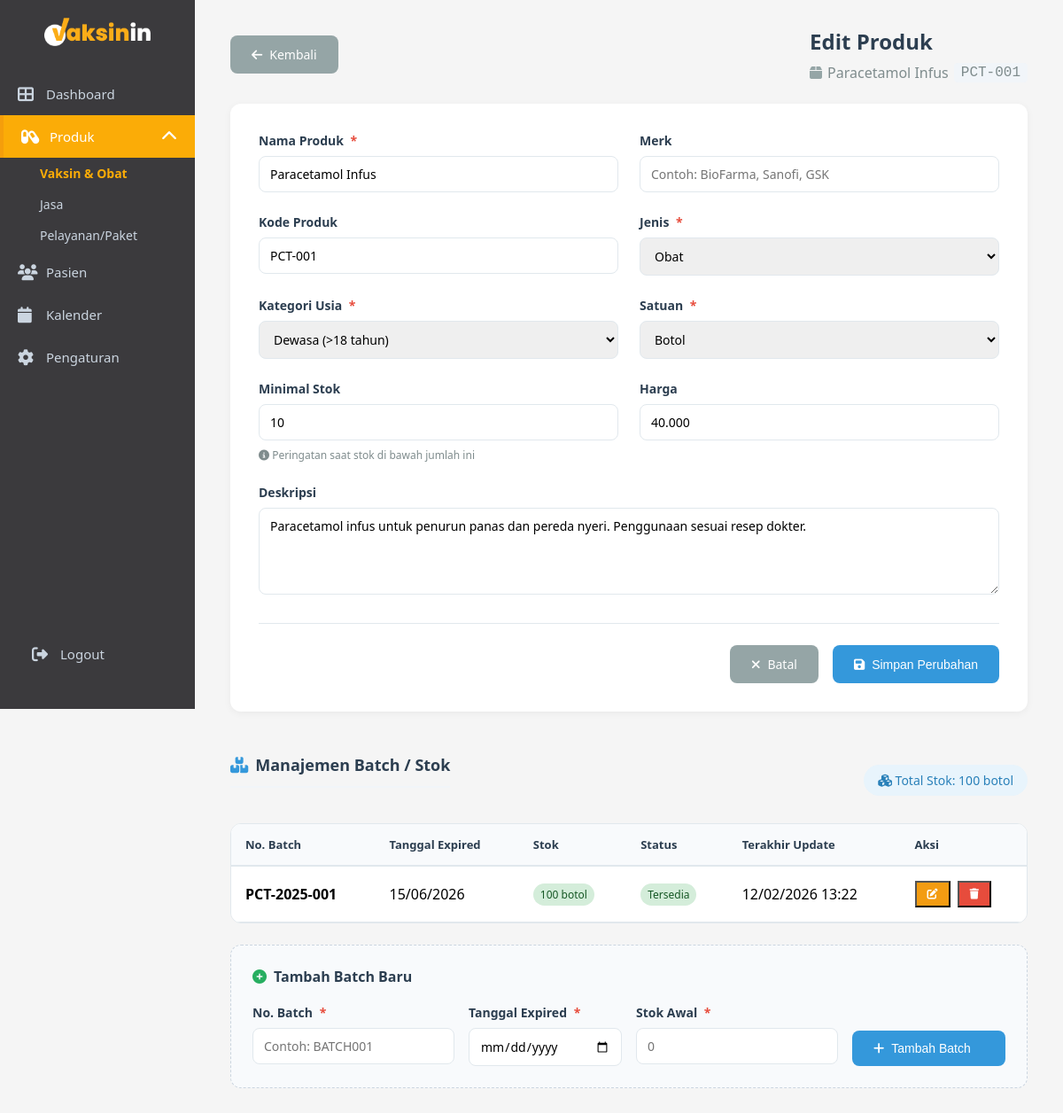
Before: /admin/edit_product.php?id=3 with the older database file.
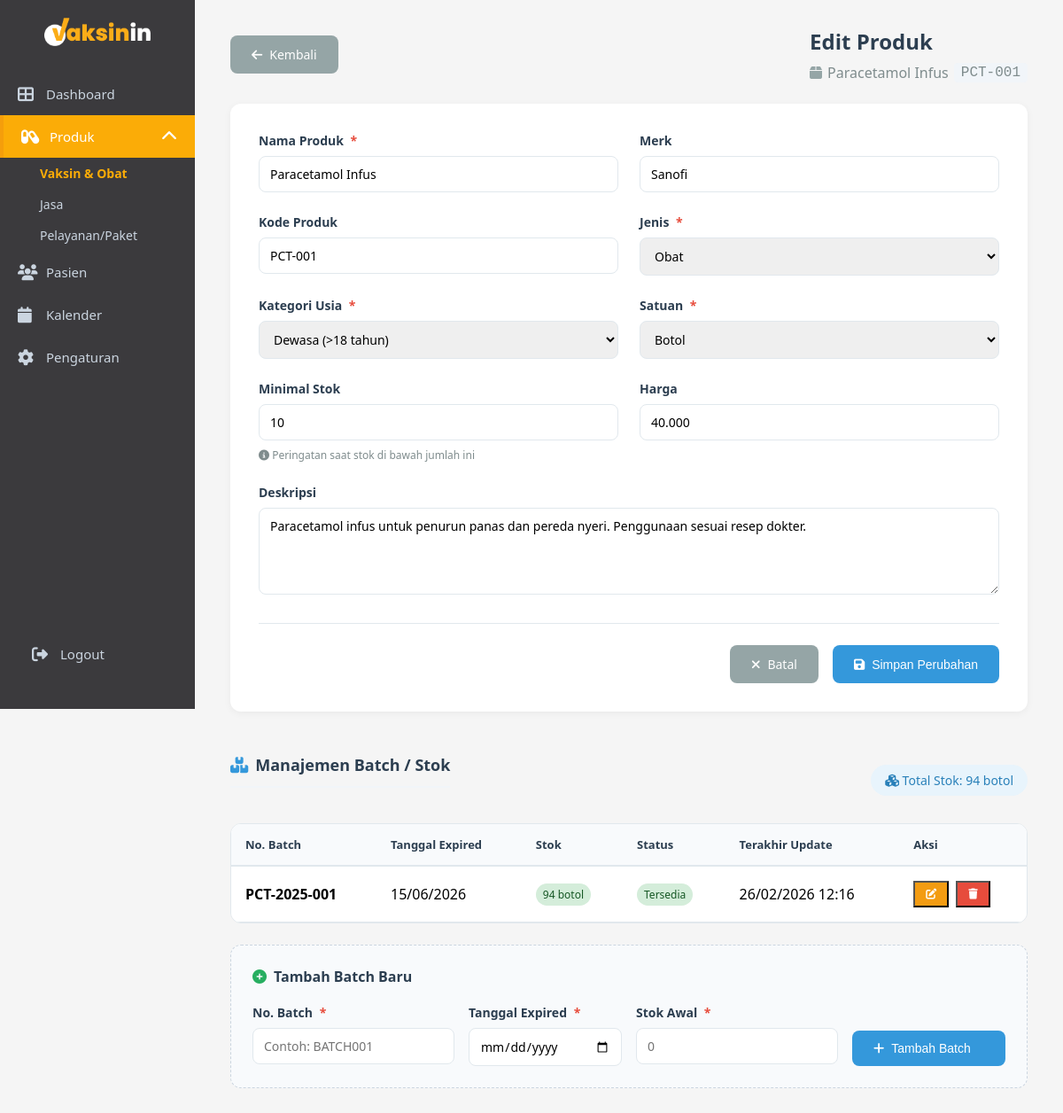
After: the same page with the newer database file.
### tables this page shows
CREATE TABLE `product_stock` (
  `id` int NOT NULL,
  `product_id` int NOT NULL,
  `batch_number` varchar(100) NOT NULL,
  `expired_date` date NOT NULL,
  `stock` int DEFAULT '0',
  `created_at` timestamp NULL DEFAULT CURRENT_TIMESTAMP,
  `updated_at` timestamp NULL DEFAULT CURRENT_TIMESTAMP ON UPDATE CURRENT_TIMESTAMP
);

CREATE TABLE `products` (
  `id` int NOT NULL,
  `kode_produk` varchar(50) DEFAULT NULL,
  `nama_produk` varchar(255) NOT NULL,
  `merk` varchar(100) DEFAULT NULL,
  `kategori` varchar(100) DEFAULT NULL,
  `jenis` varchar(50) DEFAULT NULL,
  `deskripsi` text,
  `satuan` varchar(20) DEFAULT 'dosis',
  `harga` int DEFAULT '0',
  `minimal_stok` int DEFAULT '10',
  `created_at` timestamp NULL DEFAULT CURRENT_TIMESTAMP,
  `updated_at` timestamp NULL DEFAULT CURRENT_TIMESTAMP ON UPDATE CURRENT_TIMESTAMP
);

### admin/edit_product.php (the view, shortened to what the changed rows need)
<?php
include "../config.php";
$product_id = $_GET['id'];
$sql = "SELECT * FROM products WHERE id = ?";
$stmt = $conn->prepare($sql);
$stmt->bind_param('i', $product_id);
$stmt->execute();
$product = $stmt->get_result()->fetch_assoc();
$sql_batch = "SELECT * FROM product_stock WHERE product_id = ? ORDER BY expired_date ASC";
$stmt_batch = $conn->prepare($sql_batch);
$stmt_batch->bind_param('i', $product_id);
$stmt_batch->execute();
$batches = $stmt_batch->get_result();
?>
<!DOCTYPE html>
<html lang="id">
<head>
    <link rel="stylesheet" href="css/admin.css">
    <link rel="stylesheet" href="css/sidebar-toggle.css">
    <link rel="stylesheet" href="css/product-form.css">
    <link rel="stylesheet" href="https://cdnjs.cloudflare.com/ajax/libs/font-awesome/6.4.0/css/all.min.css">
</head>
<body>
    <div class="main-content">
        <div class="product-container">
            <div class="product-header-wrapper">
                <div class="product-title-section">
                    <h1>Edit Produk</h1>
                    <p class="product-subtitle">
                        <i class="fas fa-box"></i>
                        <?= htmlspecialchars($product['nama_produk']) ?>
                        <?php if (!empty($product['kode_produk'])): ?>
                            <span class="product-code"><?= htmlspecialchars($product['kode_produk']) ?></span>
                        <?php endif; ?>
                    </p>
                </div>
            </div>
            <div class="product-form">
                <form method="POST" action="">
                    <div class="form-grid">
                        <div class="form-group">
                            <label>
                                Nama Produk
                                <span class="required">*</span>
                            </label>
                            <input type="text"
                                   name="nama_produk"
                                   required
                                   value="<?= htmlspecialchars($product['nama_produk']) ?>"
                                   placeholder="Contoh: Vaksin COVID-19">
                        </div>
                        <div class="form-group">
                            <label>Merk</label>
                            <input type="text"
                                name="merk"
                                value="<?= htmlspecialchars($product['merk'] ?? '') ?>"
                                placeholder="Contoh: BioFarma, Sanofi, GSK">
                        </div>
                        <div class="form-group">
                            <label>Kode Produk</label>
                            <input type="text"
                                   name="kode_produk"
                                   value="<?= htmlspecialchars($product['kode_produk'] ?? '') ?>"
                                   placeholder="Contoh: VXN-001">
                        </div>
                        <div class="form-group">
                            <label>
                                Jenis
                                <span class="required">*</span>
                            </label>
                            <select name="jenis" required>
                                <option value="Obat" <?= $product['jenis'] == 'Obat' ? 'selected' : '' ?>>Obat</option>
                            </select>
                        </div>
                        <div class="form-group">
                            <label>
                                Kategori Usia
                                <span class="required">*</span>
                            </label>
                            <select name="kategori" required>
                                <option value="Dewasa" <?= ($product['kategori'] ?? '') == 'Dewasa' ? 'selected' : '' ?>>Dewasa (>18 tahun)</option>
                            </select>
                        </div>
                        <div class="form-group">
                            <label>
                                Satuan
                                <span class="required">*</span>
                            </label>
                            <select name="satuan" required>
                                <option value="botol" <?= ($product['satuan'] ?? '') == 'botol' ? 'selected' : '' ?>>Botol</option>
                            </select>
                        </div>
                        <div class="form-group">
                            <label>Minimal Stok</label>
                            <input type="number"
                                   name="minimal_stok"
                                   min="0"
                                   value="<?= htmlspecialchars($product['minimal_stok'] ?? 10) ?>"
                                   placeholder="Contoh: 10">
                            <small style="color: #7f8c8d; font-size: 12px;">
                                <i class="fas fa-info-circle"></i> Peringatan saat stok di bawah jumlah ini
                            </small>
                        </div>
                        <div class="form-group">
                            <label>Harga</label>
                            <input type="text"
                                   name="harga"
                                   id="harga"
                                   value="<?= number_format($product['harga'] ?? 0, 0, ',', '.') ?>"
                                   placeholder="Rp 0"
                                   onkeyup="formatRupiah(this)">
                        </div>
                        <div class="form-group full-width">
                            <label>Deskripsi</label>
                            <textarea name="deskripsi"
                                      rows="4"
                                      placeholder="Deskripsi produk..."><?= htmlspecialchars($product['deskripsi'] ?? '') ?></textarea>
                        </div>
                    </div>
                </form>
            </div>
            <div class="batch-management">
                <div class="batch-header">
                    <h2 class="section-title">
                        <i class="fas fa-boxes"></i> Manajemen Batch / Stok
                    </h2>
                    <span class="badge" style="background: #e8f4fc; color: #2980b9; padding: 8px 16px; border-radius: 20px; font-size: 14px;">
                        <i class="fas fa-cubes"></i> Total Stok:
                        <?php
                            $total_stock = 0;
                            $batches->data_seek(0);
                            while ($batch = $batches->fetch_assoc()) $total_stock += $batch['stock'];
                            $batches->data_seek(0);
                            echo $total_stock . ' ' . htmlspecialchars($product['satuan'] ?? 'unit');
                        ?>
                    </span>
                </div>
                <?php if ($batches && $batches->num_rows > 0): ?>
                    <div class="batch-table-container">
                        <table class="batch-table">
                            <thead>
                                <tr>
                                    <th>No. Batch</th>
                                    <th>Tanggal Expired</th>
                                    <th>Stok</th>
                                    <th>Status</th>
                                    <th>Terakhir Update</th>
                                    <th>Aksi</th>
                                </tr>
                            </thead>
                            <tbody>
                                <?php
                                $batches->data_seek(0);
                                while ($batch = $batches->fetch_assoc()):
                                    ?>
                                    <tr>
                                        <td>
                                            <strong><?= htmlspecialchars($batch['batch_number']) ?></strong>
                                        </td>
                                        <td>
                                            <?= date('d/m/Y', strtotime($batch['expired_date'])) ?>
                                        </td>
                                        <td>
                                            <span class="stock-badge <?= $batch['stock'] > 0 ? 'stock-available' : 'stock-empty' ?>">
                                                <?= $batch['stock'] ?> <?= htmlspecialchars($product['satuan'] ?? 'unit') ?>
                                            </span>
                                        </td>
                                        <td>
                                            <?php if ($batch['stock'] == 0): ?>
                                                <span class="status-badge status-empty">Habis</span>
                                            <?php elseif ($batch['stock'] <= ($product['minimal_stok'] ?? 10)): ?>
                                                <span class="status-badge status-low">Menipis</span>
                                            <?php else: ?>
                                                <span class="status-badge status-available">Tersedia</span>
                                            <?php endif; ?>
                                        </td>
                                        <td>
                                            <?= $batch['updated_at'] ? date('d/m/Y H:i', strtotime($batch['updated_at'])) : date('d/m/Y H:i', strtotime($batch['created_at'])) ?>
                                        </td>
                                        <td>
                                            <div class="batch-actions">
                                                <button class="btn-small btn-edit-batch"
                                                        onclick="editBatch(<?= $batch['id'] ?>,
                                                                         '<?= htmlspecialchars($batch['batch_number']) ?>',
                                                                         '<?= $batch['expired_date'] ?>',
                                                                         <?= $batch['stock'] ?>)">
                                                    <i class="fas fa-edit"></i>
                                                </button>
                                                <form method="POST" style="display: inline;"
                                                      onsubmit="return confirm('Hapus batch <?= htmlspecialchars($batch['batch_number']) ?>?\nData yang dihapus tidak dapat dikembalikan.')">
                                                    <button type="submit" class="btn-small btn-delete-batch">
                                                        <i class="fas fa-trash"></i>
                                                    </button>
                                                </form>
                                            </div>
                                        </td>
                                    </tr>
                                <?php endwhile; ?>
                            </tbody>
                        </table>
                    </div>
                <?php endif; ?>
            </div>
        </div>
    </div>
</body>
</html>

Changed rows visible on the page:
changed products "Paracetamol Infus": merk (not shown) → "Sanofi"
changed product_stock "botol": stock "100" → "94"; updated_at "12/02/2026 13:22" → "26/02/2026 12:16"
Other visible differences:
$total_stock: "100" → "94"
